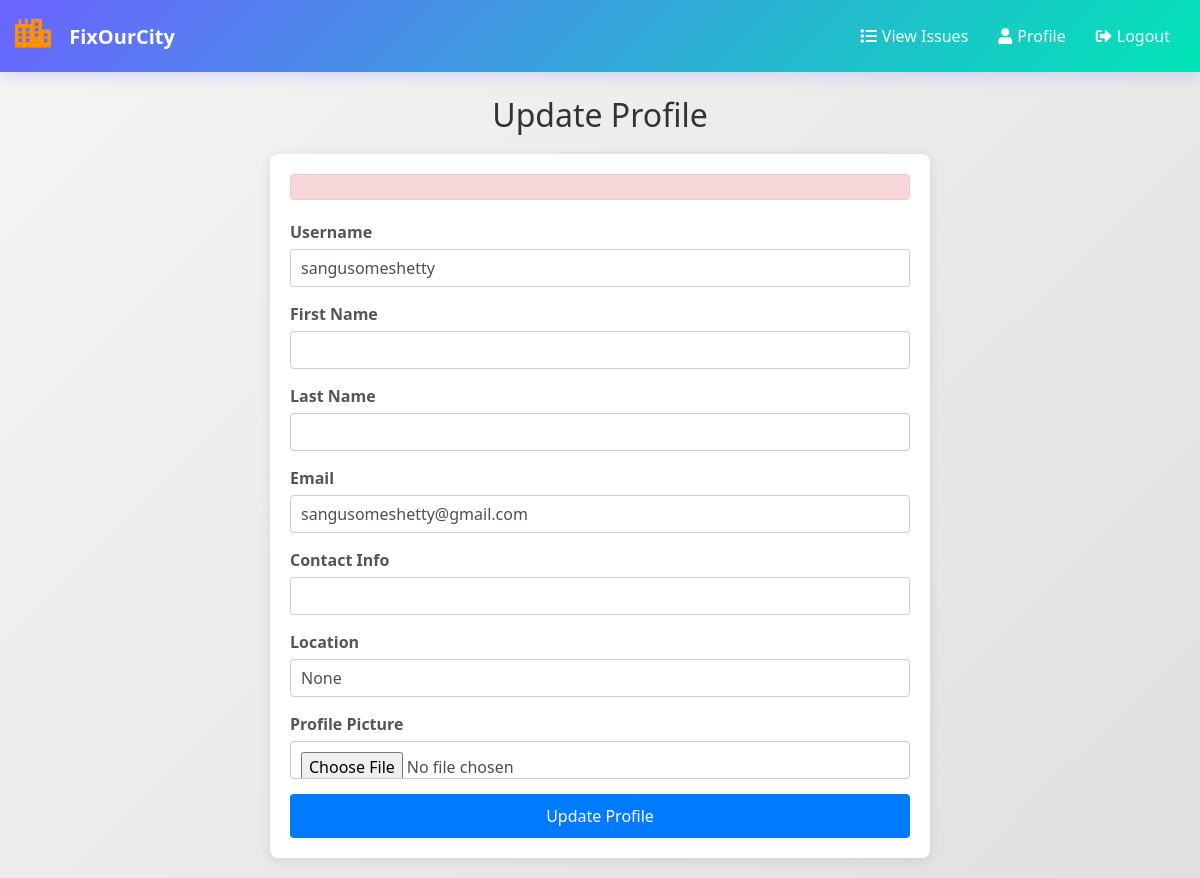
The page /public/profile/update/ (signed in) on the database as committed earlier.
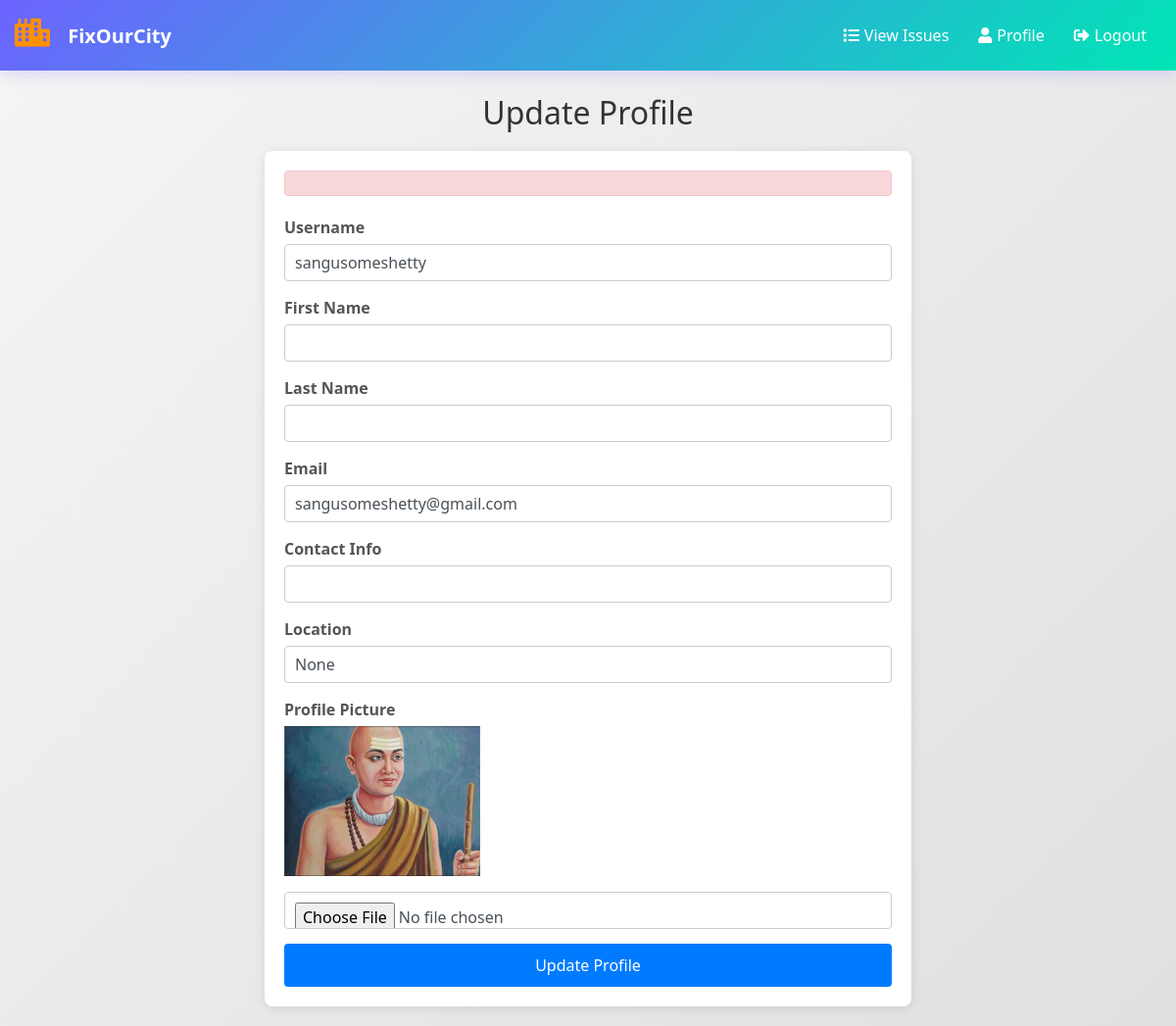
The same page on the database as committed later.
### public/models.py (models this page shows, shortened)
class User(AbstractUser):
    ROLE_CHOICES = [
        ('public', 'Public'),
        ('authority', 'Authority'),
        ('contractor', 'Contractor'),
        ('admin', 'Admin')
    ]
    role = models.CharField(max_length=20, choices=ROLE_CHOICES, default='public')
    contact_info = models.CharField(max_length=255, blank=True)
    profile_picture = models.ImageField(upload_to='profile_pictures/', null=True, blank=True)
    created_at = models.DateTimeField(auto_now_add=True)
    updated_at = models.DateTimeField(auto_now=True)

### public/views.py (the view)
# urls.py: path('profile/update/', views.profile_update_view, name='profile_update'),
@login_required
def profile_update_view(request):
    if request.method == 'POST':
        form = UserProfileForm(request.POST, request.FILES, instance=request.user)
        if form.is_valid():
            form.save()
            messages.success(request, 'Profile updated successfully!')
            return redirect('profile')  # Redirect to the profile display page after update
    else:
        form = UserProfileForm(instance=request.user)
    return render(request, 'profile_update.html', {'form': form})

### public/forms.py
class UserProfileForm(forms.ModelForm):
    contact_info = forms.CharField(max_length=255, required=False)
    profile_picture = forms.ImageField(required=False)
    location = forms.CharField(max_length=100,required=False)
    class Meta:
        model = User
        fields = ['username', 'first_name', 'last_name', 'email', 'contact_info', 'profile_picture']

### issues/context_processors.py (called while the page is built)
def issue_utils(request):
    from issues.models import UserRating
    def has_been_rated_by(issue, user):
        if not user.is_authenticated:
            return False
        return UserRating.objects.filter(issue=issue, user=user).exists()
    return {
        'has_been_rated_by': has_been_rated_by
    }

### templates/profile_update.html (shortened to what the changed rows need)
<!DOCTYPE html>
<html lang="en">
<head>
    <link rel="stylesheet" href="https://stackpath.bootstrapcdn.com/bootstrap/4.5.2/css/bootstrap.min.css">
    <link rel="stylesheet" href="https://cdnjs.cloudflare.com/ajax/libs/font-awesome/5.15.3/css/all.min.css">
</head>
<body>
    <div class="container mt-5 pt-5">
        <h2>Update Profile</h2>
        <form method="POST" enctype="multipart/form-data">
            <div class="form-group">
                <label for="id_username" class="font-weight-bold">Username</label>
                <input type="text" name="username" class="form-control" value="{{ form.username.value }}" id="id_username">
            </div>
            <div class="form-group">
                <label for="id_email" class="font-weight-bold">Email</label>
                <input type="email" name="email" class="form-control" value="{{ form.email.value }}" id="id_email">
            </div>
            <div class="form-group">
                {% if form.instance.profile_picture %}
                    <div>
                        <img src="{{ form.instance.profile_picture.url }}" class="img-fluid mb-3" style="max-width: 200px;">
                    </div>
                {% endif %}
            </div>
        </form>
    </div>
</body>
</html>

Rows that differ between the two databases and show on the page:
changed User "sangusomeshetty": instance.profile_picture: picture added
